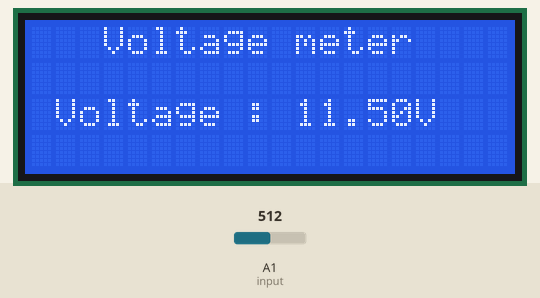
This sketch was run on a simulated Arduino Uno, built with avr-gcc and run on an emulated ATmega328P. On the bench: 20×4 character LCD. Inputs (shaded band) come from the test bench; at power-on: A1 (input) = 512.

Above: at 1.2 s.
1.3 s: A1 (input) set to 716
At 1.9 s:
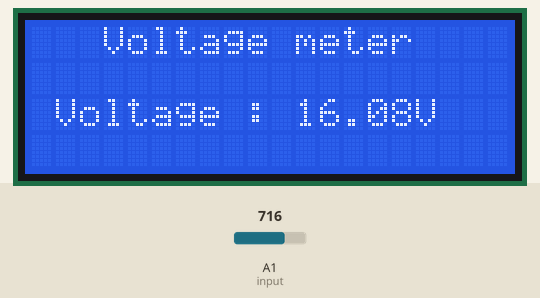
3.1 s: A1 (input) set to 900
At 3.7 s:
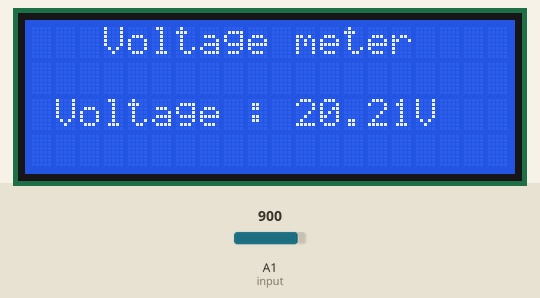
4.6 s: A1 (input) set to 1023
At 5.5 s:
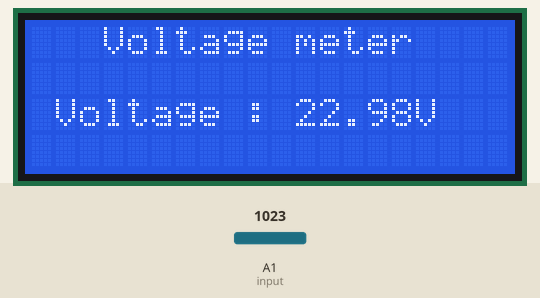
Timing chart, 0 to 7.6 s (numbered marks = the images above; inputs shaded):
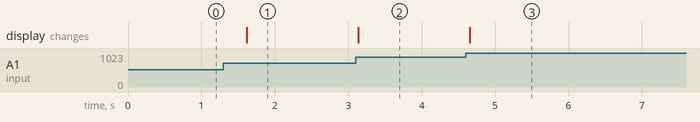

The sketch:

volt_meter.ino
```cpp
#include <Wire.h>
#include <LiquidCrystal_I2C.h>
LiquidCrystal_I2C lcd(0x3F,20,4);
int input=A1;
float vout=0.0;
float vin=0.0;
float r1=27000.0;
float r2=7500.0;
int value;
void setup() {
  lcd.init();
  lcd.backlight();
  pinMode(input,INPUT);
  lcd.setCursor(3,0);
  lcd.print("Voltage meter");
  lcd.setCursor(1,2);
  lcd.print("Voltage :      V");
  //Serial.begin(9600);

}

void loop() {
  lcd.setCursor(11,2);
  value=analogRead(input);
  vout=(value*5.0)/1024.0;
  vin=vout/(r2/(r1+r2));
  lcd.print(vin);

  //Serial.print("Voltage: ");
  //Serial.println(vin,2);
  delay(500);
}
```

Measured:
- after the input at 1.3 s, the display: changes after 0.32 s (image 1)
- after the input at 3.1 s, the display: changes at once (image 2)
- after the input at 4.6 s, the display: changes after 0.05 s (image 3)
